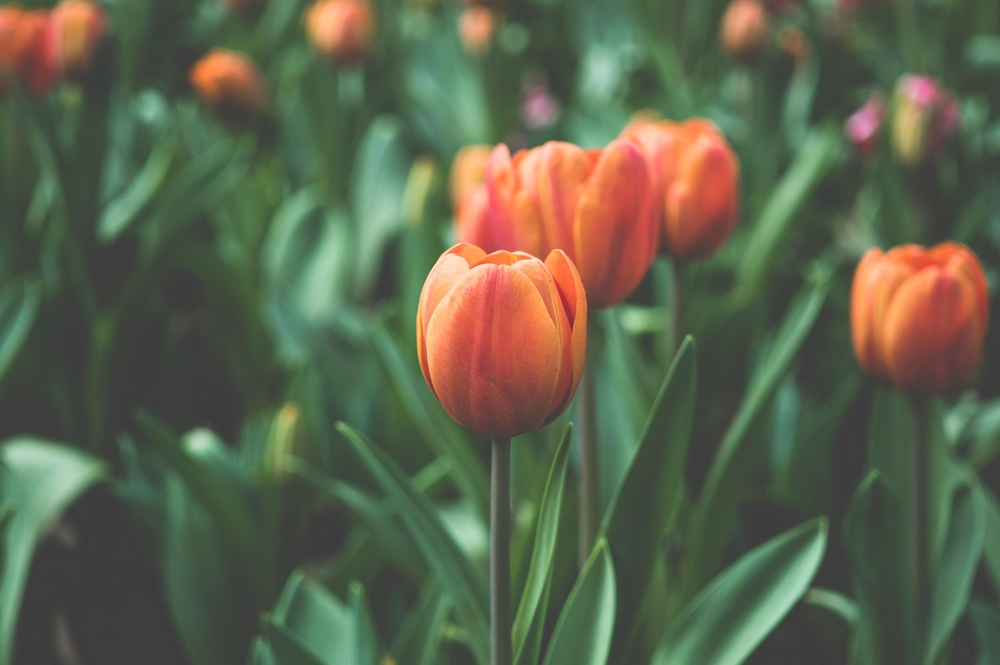
#> input picture Semana 6/Lista 05/tulipa.jpg, 1000 x 665 px, shrunk from 4310 x 2864 before the run
$ python exercicio03.py
#> lines starting #> are read from the running program, lines starting #| are printed output that depends on the picture
from PIL import Image

img = Image.open('tulipa.jpg')
#> img is the input picture: PIL image 1000x665 RGB; mean R, G, B 93.9, 99.8, 77.1
matriz = img.load()

gamma = 1.8

for i in range(img.size[0]):
    for j in range (img.size[1]):
        r = int((matriz[i,j][0]/255) ** gamma * 255)
        g = int((matriz[i,j][1]/255) ** gamma * 255)
        b = int((matriz[i,j][2]/255) ** gamma * 255)
        matriz[i,j] = (r,g,b)

img.save('tulipaGamma_1pt8.jpg')
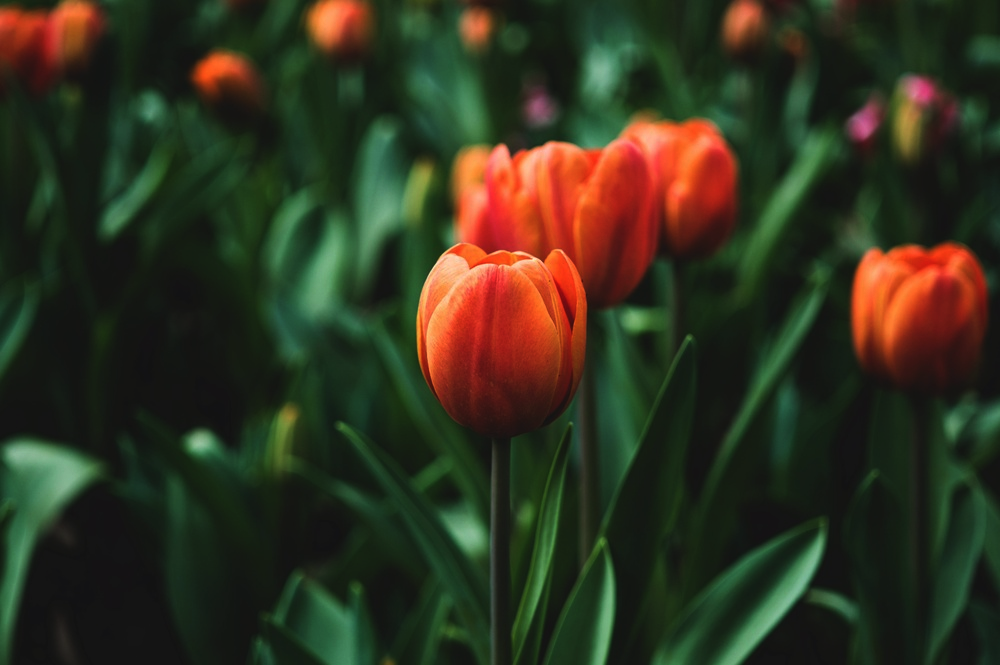
#> saved as tulipaGamma_1pt8.jpg: PIL image 1000x665 RGB; mean R, G, B 50.1, 50.3, 31.1

img = Image.open('tulipa.jpg')
matriz = img.load()

gamma = 0.3

for i in range(img.size[0]):
    for j in range (img.size[1]):
        r = int((matriz[i,j][0]/255) ** gamma * 255)
        g = int((matriz[i,j][1]/255) ** gamma * 255)
        b = int((matriz[i,j][2]/255) ** gamma * 255)
        matriz[i,j] = (r,g,b)

img.save('tulipaGamma_0pt3.jpg')
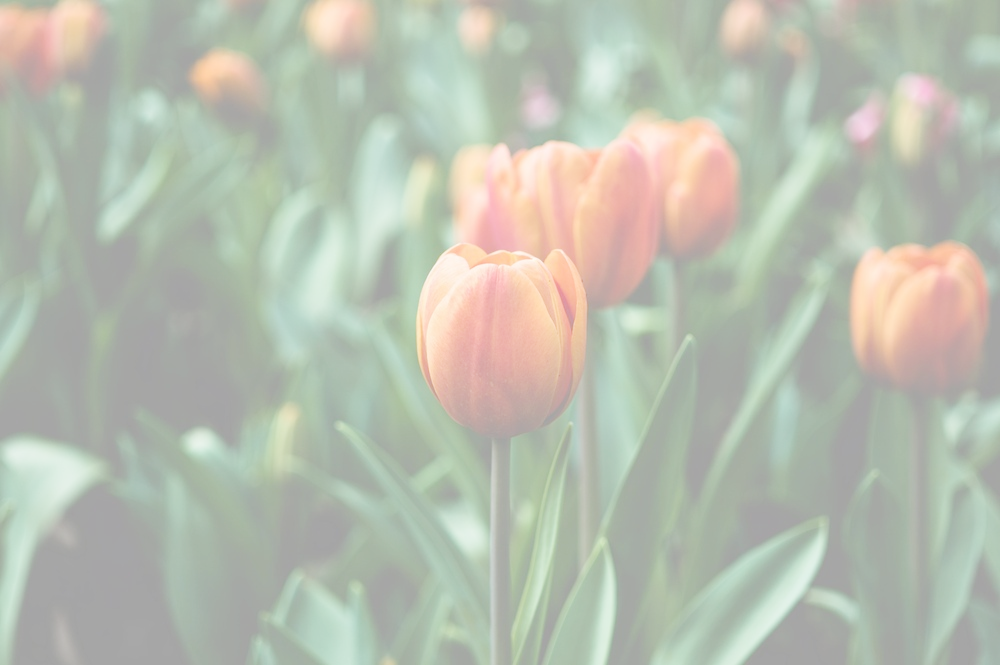
#> saved as tulipaGamma_0pt3.jpg: PIL image 1000x665 RGB; mean R, G, B 184.4, 189.9, 176.2
